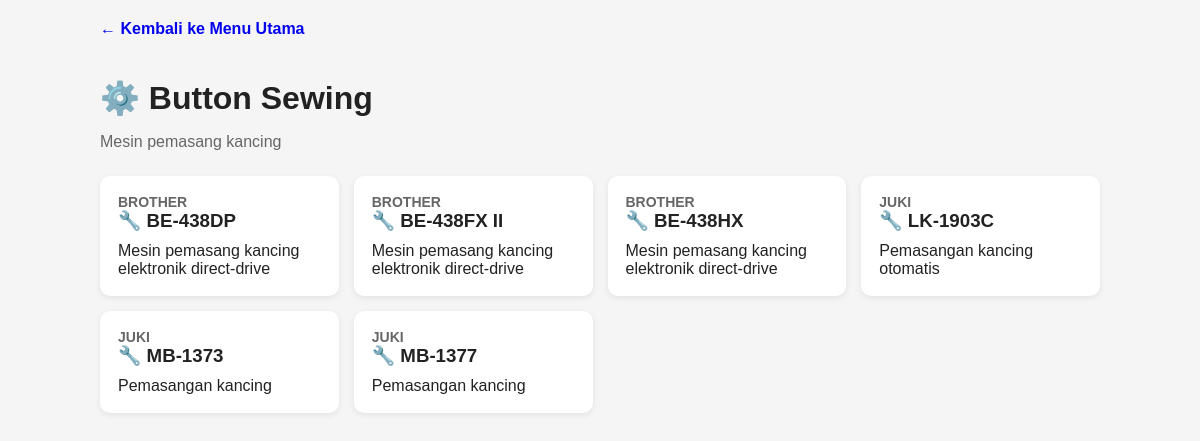
/type/7, run on the app's committed database.
### tables this page shows
CREATE TABLE machine_types (
    id INTEGER PRIMARY KEY AUTOINCREMENT,
    name TEXT NOT NULL UNIQUE,
    description TEXT
);

CREATE TABLE machines (
    id INTEGER PRIMARY KEY AUTOINCREMENT,
    brand_id INTEGER NOT NULL,
    machine_type_id INTEGER,
    model TEXT NOT NULL,
    function TEXT,
    description TEXT,
    notes TEXT,
    FOREIGN KEY (brand_id) REFERENCES brands(id),
    FOREIGN KEY (machine_type_id) REFERENCES machine_types(id),
    UNIQUE (brand_id, model)
);

CREATE TABLE brands (
    id INTEGER PRIMARY KEY AUTOINCREMENT,
    name TEXT NOT NULL UNIQUE,
    country TEXT,
    official_website TEXT,
    notes TEXT
);

### app.py (the view)
@app.route("/type/<int:type_id>")
def type_machines(type_id):
    conn = get_db()
    machine_type = conn.execute(
        "SELECT * FROM machine_types WHERE id = ?",
        (type_id,)
    ).fetchone()
    if not machine_type:
        conn.close()
        return "Jenis mesin tidak ditemukan", 404
    machines = conn.execute(
        """
        SELECT machines.*, brands.name AS brand_name
        FROM machines
        LEFT JOIN brands
            ON machines.brand_id = brands.id
        WHERE machines.machine_type_id = ?
        ORDER BY brands.name, machines.model
        """,
        (type_id,)
    ).fetchall()
    conn.close()
    return render_template(
        "type_machines.html",
        machine_type=machine_type,
        machines=machines
    )

### app.py (called while the page is built)
def get_db():
    conn = sqlite3.connect(DATABASE)
    conn.row_factory = sqlite3.Row
    return conn

### templates/type_machines.html (shortened to what this page needs)
<!DOCTYPE html>
<html lang="id">
<head>
</head>
<body>
<div class="container">
    <a href="{{ url_for('index') }}" class="back">← Kembali ke Menu Utama</a>
    <h1>⚙️ {{ machine_type["name"] }}</h1>
    <p class="subtitle">
        {{ machine_type["description"] or "Daftar mesin berdasarkan jenis" }}
    </p>
    {% if machines %}
    <div class="grid">
        {% for machine in machines %}
        <a href="{{ url_for('machine_detail', machine_id=machine['id']) }}"
           class="card">
            <div class="brand">
                {{ machine["brand_name"] }}
            </div>
            <h3>🔧 {{ machine["model"] }}</h3>
            {% if machine["function"] %}
            <div class="function">
                {{ machine["function"] }}
            </div>
            {% endif %}
        </a>
        {% endfor %}
    </div>
    {% else %}
    <div class="empty">
        Belum ada data mesin untuk jenis ini.
    </div>
    {% endif %}
</div>
</body>
</html>

### templates/type_machines.html (style rules this page uses)
body { font-family: Arial, sans-serif; margin: 0; padding: 20px; background: #f5f5f5; color: #222; }
.container { max-width: 1000px; margin: auto; }
.back { display: inline-block; margin-bottom: 20px; text-decoration: none; font-weight: bold; }
h1 { margin-bottom: 5px; }
.subtitle { color: #666; margin-bottom: 25px; }
.grid { display: grid; grid-template-columns: repeat(auto-fit, minmax(220px, 1fr)); gap: 15px; }
.card { display: block; background: white; padding: 18px; border-radius: 10px; text-decoration: none; color: inherit; box-shadow: 0 2px 6px rgba(0,0,0,0.08); }
.card h3 { margin-top: 0; margin-bottom: 8px; }
.brand { color: #666; font-size: 14px; font-weight: bold; }
.function { margin-top: 10px; }

### data on the page
machine_types: name "Button Sewing", description "Mesin pemasang kancing"
machines: brand_name "BROTHER", model "BE-438DP", function "Mesin pemasang kancing elektronik direct-drive"
machines: brand_name "BROTHER", model "BE-438FX II", function "Mesin pemasang kancing elektronik direct-drive"
machines: brand_name "BROTHER", model "BE-438HX", function "Mesin pemasang kancing elektronik direct-drive"
machines: brand_name "JUKI", model "LK-1903C", function "Pemasangan kancing otomatis"
machines: brand_name "JUKI", model "MB-1373", function "Pemasangan kancing"
machines: brand_name "JUKI", model "MB-1377", function "Pemasangan kancing"
